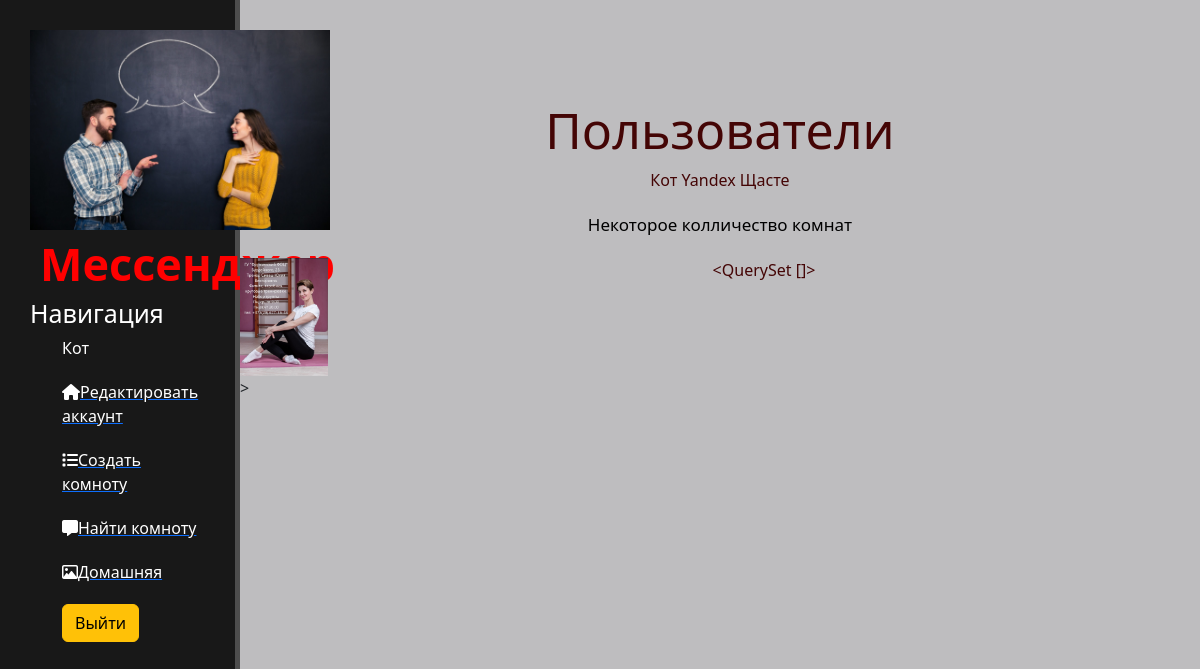
Page / (signed in) on the earlier database version.
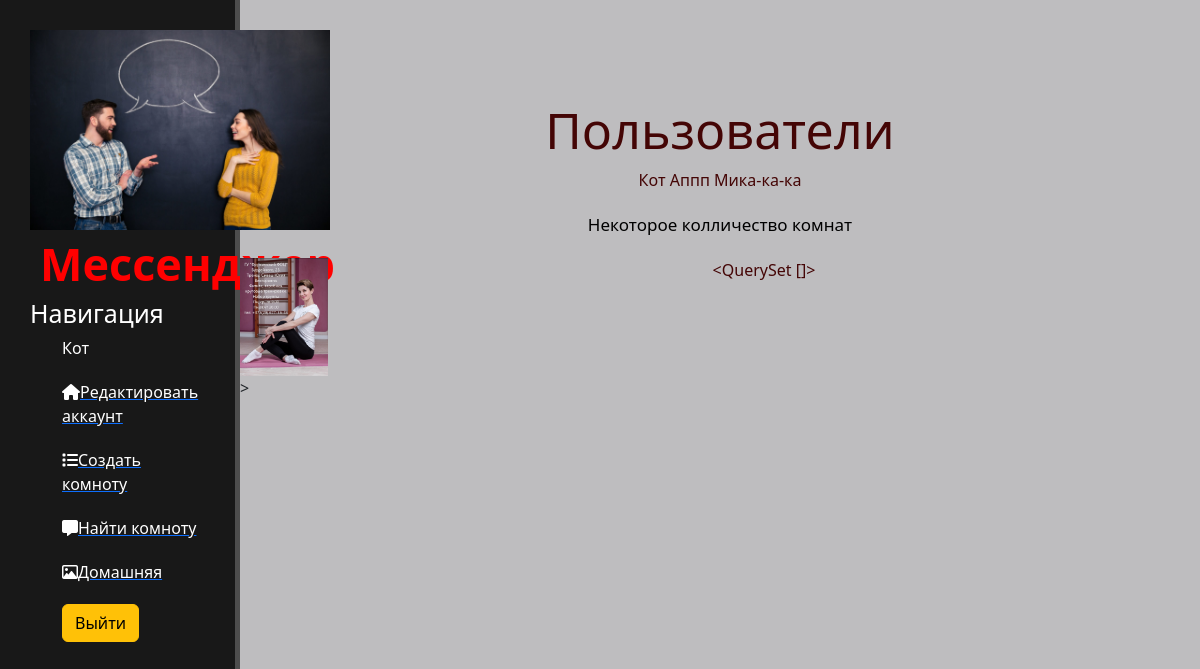
Same page on the later database version.
### messanger_chat/models.py (models this page shows)
class UserPage(models.Model):
    user_profile = models.OneToOneField(User, on_delete=models.CASCADE, primary_key=True, related_name='profile')
    foto = models.ImageField(upload_to="img/%Y/%m/%d/", null=True, blank=True)
    name = models.CharField(max_length=64)
    def __str__(self):
        return f'{self.name}'

### messanger_chat/views.py (the view)
# urls.py: path('', ProfileList.as_view(), name='home'),
class ProfileList(ListView):
    model = UserPage
    template_name = 'rooms.html'
    context_object_name = 'profile'

### messanger_chat/templates/rooms.html (shortened to what this page needs)
{% extends 'base.html' %}
{% load static %}
{% block content %}
<div class="features">
            {% if request.user.is_authenticated %}
                <h1>Пользователи</h1>
            {% for name in profile %}
            {{ name }}
            {% endfor %}
    <p>Некоторое колличество комнат</p>
{% for r in profile %}
{% if r.user_profile == request.user %}
    {% if r.foto %}
    <img src="{{ r.foto.url }}" class="prof">
    {% endif %}
{{r.current_rooms.all}}
{% endif %}
{% endfor %}
                {% else %}
              <h1>Регестрируйся и  общайся!</h1>
            <p>Найди новых друзей!</p>
            {% endif %}
</div>
{% endblock content %}

### messanger_chat/templates/base.html (shortened to what this page needs)
{% load static %}
<!doctype html>
<html lang="ru">
<head>
    <link rel="stylesheet" href="https://cdn.jsdelivr.net/npm/bootstrap@5.3.2/dist/css/bootstrap.min.css" >
    <link rel="stylesheet" href="{% static 'css/styles.css' %}" >
    <link rel="stylesheet" href="https://use.fontawesome.com/releases/v6.5.1/css/all.css" >
</head>
<body>
   <aside>
        <img src="{% static 'img/dialog.png' %}"  alt="Мессенжер">
        <span class="logo">Мессенджер</span>
        <h3>Навигация</h3>
        <ul>
            {{ request.user.profile }}
            {% if request.user.is_authenticated %}
            {% if request.user.profile %}
            <a href="{% url 'profile' request.user.id  %}"><li><i class="fas fa-home"></i>Редактировать аккаунт</li></a>
            {% else %}
            <a href="{% url 'addprofile'  %}"><li><i class="fas fa-home"></i>Создать аккаунт</li></a>
            {% endif %}
            <a href="{% url 'add_room' %}"><li><i class="fa-solid fa-list"></i>Создать комноту</li></a>
            <a href="{% url 'add_room' %}"><li><i class="fa-solid fa-message"></i></i>Найти комноту</li></a>
            <a href="{% url 'home' %}"><li><i class="fa-regular fa-image"></i>Домашняя</li></a>
            {% endif %}
            {% if request.user.is_authenticated %}
                <a href="{% url 'logout' %}?next=/"><li><button class="btn btn-warning">Выйти</button></li></a>
                {% else %}
                <a href="{% url 'register' %}"><li><button class="btn btn-warning">Зарегистрироваться</button></li></a>
                <a href="{% url 'login' %}"><li><button class="btn btn-warning">Войти</button></li></a>
            {% endif %}
        </ul>
    </aside>
    <main>
        {% block content %}
        {% endblock %}
    </main>
<script src="{% static 'js/js.js' %}"></script>>
</body>
</html>

### static/css/styles.css (style rules this page uses)
body { background: #bebdbf; }
aside { float: left; background: #181818; width: 20%; padding: 2.5%; height: 100vh; color: #fff; border-right: 5px solid #4d4d4d; }
aside img { width: 300px; float: left; }
aside .logo { font-size: 45px; margin-left: 10px; font-weight: bold; color: red }
aside h3 { font-size: 25px; }
aside ul { list-style: none }
aside ul li { color: #fff; display: block; margin-top: 20px; transition: transform .6s ease; }
main .features { float:left; color: #440505; margin-top: 100px; text-align: center; width: 80%; }
main .features h1 { font-size: 50px; }
main .features p { color: #000000; max-width: 1000px; font-size: 17px; margin: 20px auto; }
main .prof { max-width: 120px; height: auto; float: left; }
main .features img { max-width: 88px; height: auto; float: center; }

Differences in the rows shown:
removed UserPage: name "Yandex", shown under "Пользователи"
removed UserPage: name "Щасте", shown under "Пользователи"
added UserPage: name "Аппп", shown under "Пользователи"
added UserPage: name "Мика-ка-ка", shown under "Пользователи"
